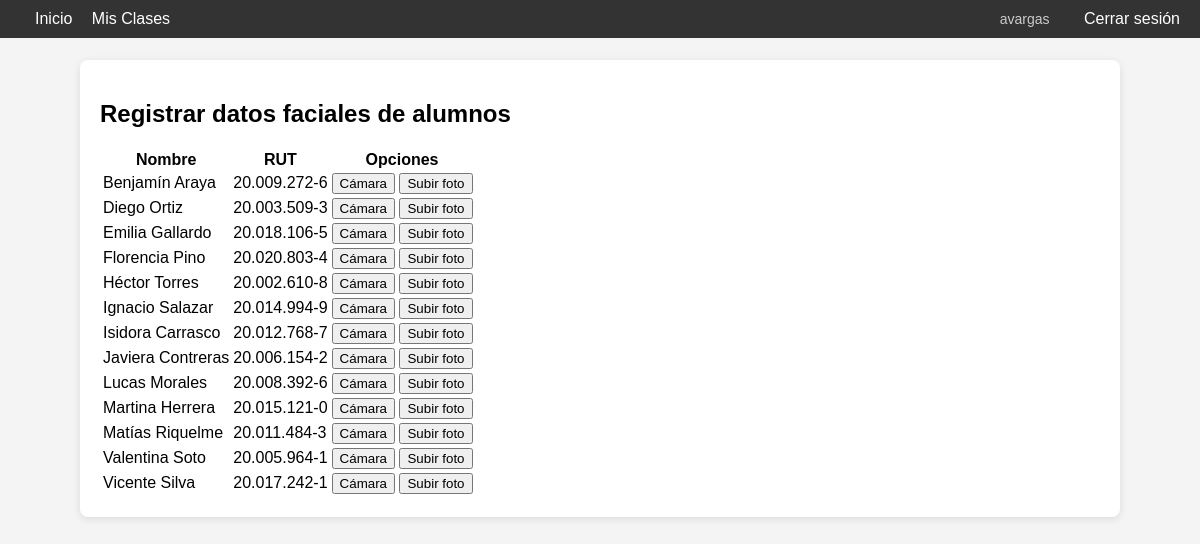
Page /ingresar_alumno/5 (signed in) on the committed database.
### tables this page shows
CREATE TABLE alumno (
        id INTEGER PRIMARY KEY AUTOINCREMENT,
        nombre TEXT NOT NULL,
        rut TEXT NOT NULL UNIQUE,
        datos_rostro BLOB NOT NULL
    );

### app/routes.py (the view, shortened to what this page needs)
@app.route('/ingresar_alumno/<int:clase_id>', methods=['GET', 'POST'])
def ingresar_alumno(clase_id):
    if 'usuario' not in session:
        return redirect(url_for('login'))
    mensaje = None
    conexion = sqlite3.connect("asistencia.db")
    cursor = conexion.cursor()
    cursor.execute("""
        SELECT alumno.id, alumno.nombre, alumno.rut
        FROM alumno
        JOIN alumno_clase ON alumno.id = alumno_clase.alumno_id
        WHERE alumno_clase.clase_id = ?
        ORDER BY alumno.nombre
    """, (clase_id,))
    alumnos = [{"id": a[0], "nombre": a[1], "rut": a[2]} for a in cursor.fetchall()]
    conexion.close()
    return render_template('ingresar_alumno.html', clase_id=clase_id, alumnos=alumnos, mensaje=mensaje)

### app/templates/ingresar_alumno.html (shortened to what this page needs)
{% extends "base.html" %}
{% block content %}
<h2>Registrar datos faciales de alumnos</h2>
<table>
    <tr>
        <th>Nombre</th>
        <th>RUT</th>
        <th>Opciones</th>
    </tr>
    {% for alumno in alumnos %}
    <tr>
        <td>{{ alumno.nombre }}</td>
        <td>{{ alumno.rut }}</td>
        <td>
            <button onclick="activarCamara('{{ alumno.id }}')">Cámara</button>
            <form action="{{ url_for('ingresar_alumno', clase_id=clase_id) }}" method="post" enctype="multipart/form-data" style="display:inline;">
                <button type="button" onclick="this.previousElementSibling.click();">Subir foto</button>
            </form>
        </td>
    </tr>
    {% endfor %}
</table>
{% endblock %}

### app/templates/base.html (style rules this page uses)
body { font-family: Arial, sans-serif; margin: 0; padding-top: 60px; background-color: #f4f4f4; }

### rows in the picture
alumno: nombre "Benjamín Araya", rut "20.009.272-6"
alumno: nombre "Diego Ortiz", rut "20.003.509-3"
alumno: nombre "Emilia Gallardo", rut "20.018.106-5"
alumno: nombre "Florencia Pino", rut "20.020.803-4"
alumno: nombre "Héctor Torres", rut "20.002.610-8"
alumno: nombre "Ignacio Salazar", rut "20.014.994-9"
alumno: nombre "Isidora Carrasco", rut "20.012.768-7"
alumno: nombre "Javiera Contreras", rut "20.006.154-2"
alumno: nombre "Lucas Morales", rut "20.008.392-6"
alumno: nombre "Martina Herrera", rut "20.015.121-0"
alumno: nombre "Matías Riquelme", rut "20.011.484-3"
alumno: nombre "Valentina Soto", rut "20.005.964-1"
alumno: nombre "Vicente Silva", rut "20.017.242-1"

### other values in the picture
{{ session['usuario'] }} "avargas"
